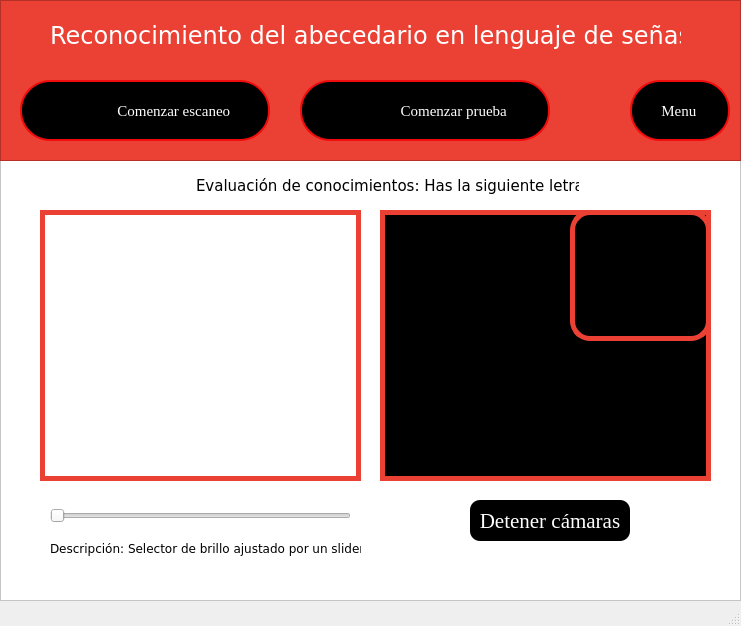
<?xml version="1.0" encoding="UTF-8"?>
<ui version="4.0">
    <class>MainWindow</class>
    <widget class="QMainWindow" name="MainWindow">
        <property name="geometry">
            <rect>
                <x>0</x>
                <y>0</y>
                <width>741</width>
                <height>626</height>
            </rect>
        </property>
        <property name="windowTitle">
            <string>MainWindow</string>
        </property>
        <widget class="QWidget" name="centralwidget">
            <widget class="QGraphicsView" name="graphicsView">
                <property name="geometry">
                    <rect>
                        <x>0</x>
                        <y>160</y>
                        <width>741</width>
                        <height>441</height>
                    </rect>
                </property>
                <property name="styleSheet">
                    <string notr="true">background-color:white;

</string>
                </property>
            </widget>
            <widget class="QLabel" name="label">
                <property name="geometry">
                    <rect>
                        <x>190</x>
                        <y>170</y>
                        <width>391</width>
                        <height>31</height>
                    </rect>
                </property>
                <property name="font">
                    <font>
                        <family>Verdana</family>
                        <pointsize>11</pointsize>
                        <weight>50</weight>
                        <bold>false</bold>
                    </font>
                </property>
                <property name="styleSheet">
                    <string notr="true">color:black;
background-color: white;
border: 2px solid white; border-radius:10px;</string>
                </property>
                <property name="text">
                    <string>Evaluación de conocimientos: Has la siguiente letra</string>
                </property>
            </widget>
            <widget class="QTextBrowser" name="textBrowser">
                <property name="enabled">
                    <bool>true</bool>
                </property>
                <property name="geometry">
                    <rect>
                        <x>380</x>
                        <y>210</y>
                        <width>331</width>
                        <height>271</height>
                    </rect>
                </property>
                <property name="styleSheet">
                    <string notr="true">
border: 5px solid #eb4034;
background-color:black;
font-size: 40px;
color:white;
</string>
                </property>
                <property name="frameShape">
                    <enum>QFrame::Box</enum>
                </property>
                <property name="html">
                    <string>&lt;!DOCTYPE HTML PUBLIC &quot;-//W3C//DTD HTML 4.0//EN&quot; &quot;http://www.w3.org/TR/REC-html40/strict.dtd&quot;&gt;
&lt;html&gt;&lt;head&gt;&lt;meta name=&quot;qrichtext&quot; content=&quot;1&quot; /&gt;&lt;style type=&quot;text/css&quot;&gt;
p, li { white-space: pre-wrap; }
&lt;/style&gt;&lt;/head&gt;&lt;body style=&quot; font-family:'MS Shell Dlg 2'; font-size:40px; font-weight:400; font-style:normal;&quot;&gt;
&lt;p style=&quot;-qt-paragraph-type:empty; margin-top:0px; margin-bottom:0px; margin-left:0px; margin-right:0px; -qt-block-indent:0; text-indent:0px; font-size:8.25pt;&quot;&gt;&lt;br /&gt;&lt;/p&gt;&lt;/body&gt;&lt;/html&gt;</string>
                </property>
            </widget>
            <widget class="QPushButton" name="pushButton_2">
                <property name="geometry">
                    <rect>
                        <x>470</x>
                        <y>500</y>
                        <width>160</width>
                        <height>41</height>
                    </rect>
                </property>
                <property name="font">
                    <font>
                        <family>Times New Roman</family>
                        <pointsize>16</pointsize>
                        <weight>50</weight>
                        <italic>false</italic>
                        <bold>false</bold>
                    </font>
                </property>
                <property name="styleSheet">
                    <string notr="true">QPushButton#pushButton_2{
color: white;
background-color:black;
border-radius:10px;
font: 16pt &quot;Times New Roman&quot;;
background-repeat:none;
}
QPushButton#pushButton_2:hover
{
	background-color:#eb4034;
	color:black;
}</string>
                </property>
                <property name="text">
                    <string>Detener cámaras</string>
                </property>
            </widget>
            <widget class="QGraphicsView" name="graphicsView_3">
                <property name="geometry">
                    <rect>
                        <x>0</x>
                        <y>0</y>
                        <width>741</width>
                        <height>161</height>
                    </rect>
                </property>
                <property name="toolTip">
                    <string>&lt;html&gt;&lt;head/&gt;&lt;body&gt;&lt;p&gt;&lt;br/&gt;&lt;/p&gt;&lt;/body&gt;&lt;/html&gt;</string>
                </property>
                <property name="styleSheet">
                    <string notr="true">background-color: #eb4034;
</string>
                </property>
            </widget>
            <widget class="QLabel" name="label_2">
                <property name="geometry">
                    <rect>
                        <x>50</x>
                        <y>0</y>
                        <width>631</width>
                        <height>70</height>
                    </rect>
                </property>
                <property name="font">
                    <font>
                        <family>Verdana</family>
                        <pointsize>18</pointsize>
                        <weight>50</weight>
                        <bold>false</bold>
                    </font>
                </property>
                <property name="styleSheet">
                    <string notr="true">color:white;</string>
                </property>
                <property name="text">
                    <string>Reconocimiento del abecedario en lenguaje de señas</string>
                </property>
            </widget>
            <widget class="QLabel" name="label_3">
                <property name="geometry">
                    <rect>
                        <x>40</x>
                        <y>210</y>
                        <width>321</width>
                        <height>271</height>
                    </rect>
                </property>
                <property name="styleSheet">
                    <string notr="true">border: 5px solid #eb4034;
font-size: 40px;
color:white;
</string>
                </property>
                <property name="text">
                    <string>TextLabel</string>
                </property>
            </widget>
            <widget class="QLabel" name="label_5">
                <property name="geometry">
                    <rect>
                        <x>31</x>
                        <y>490</y>
                        <width>331</width>
                        <height>51</height>
                    </rect>
                </property>
                <property name="styleSheet">
                    <string notr="true">
font-size: 40px;
color:white;
</string>
                </property>
                <property name="text">
                    <string>TextLabel</string>
                </property>
            </widget>
            <widget class="QSlider" name="trackbar">
                <property name="geometry">
                    <rect>
                        <x>50</x>
                        <y>500</y>
                        <width>301</width>
                        <height>31</height>
                    </rect>
                </property>
                <property name="styleSheet">
                    <string notr="true">color: rgb(0, 0, 0);</string>
                </property>
                <property name="maximum">
                    <number>255</number>
                </property>
                <property name="singleStep">
                    <number>1</number>
                </property>
                <property name="orientation">
                    <enum>Qt::Horizontal</enum>
                </property>
                <property name="invertedAppearance">
                    <bool>false</bool>
                </property>
                <property name="invertedControls">
                    <bool>false</bool>
                </property>
            </widget>
            <widget class="QTextBrowser" name="textBrowser_3">
                <property name="enabled">
                    <bool>true</bool>
                </property>
                <property name="geometry">
                    <rect>
                        <x>570</x>
                        <y>210</y>
                        <width>141</width>
                        <height>131</height>
                    </rect>
                </property>
                <property name="styleSheet">
                    <string notr="true">border: 5px solid #eb4034; border-radius:20px;
background-color:black;</string>
                </property>
                <property name="frameShape">
                    <enum>QFrame::Box</enum>
                </property>
                <property name="html">
                    <string>&lt;!DOCTYPE HTML PUBLIC &quot;-//W3C//DTD HTML 4.0//EN&quot; &quot;http://www.w3.org/TR/REC-html40/strict.dtd&quot;&gt;
&lt;html&gt;&lt;head&gt;&lt;meta name=&quot;qrichtext&quot; content=&quot;1&quot; /&gt;&lt;style type=&quot;text/css&quot;&gt;
p, li { white-space: pre-wrap; }
&lt;/style&gt;&lt;/head&gt;&lt;body style=&quot; font-family:'MS Shell Dlg 2'; font-size:8.25pt; font-weight:400; font-style:normal;&quot;&gt;
&lt;p style=&quot;-qt-paragraph-type:empty; margin-top:0px; margin-bottom:0px; margin-left:0px; margin-right:0px; -qt-block-indent:0; text-indent:0px;&quot;&gt;&lt;br /&gt;&lt;/p&gt;&lt;/body&gt;&lt;/html&gt;</string>
                </property>
            </widget>
            <widget class="QPushButton" name="scan_sinlge">
                <property name="geometry">
                    <rect>
                        <x>20</x>
                        <y>80</y>
                        <width>250</width>
                        <height>61</height>
                    </rect>
                </property>
                <property name="font">
                    <font>
                        <family>Times New Roman</family>
                        <pointsize>11</pointsize>
                        <weight>50</weight>
                        <italic>false</italic>
                        <bold>false</bold>
                    </font>
                </property>
                <property name="layoutDirection">
                    <enum>Qt::LeftToRight</enum>
                </property>
                <property name="autoFillBackground">
                    <bool>false</bool>
                </property>
                <property name="styleSheet">
                    <string notr="true">QPushButton#scan_sinlge{
padding-left:-40px;
color:white;
background-color:black;
border: 2px solid #f00c0c; border-radius:30px;
font: 11pt &quot;Times New Roman&quot;;
background-image:url(&quot;icons/scan.png&quot;);
background-repeat:none;
}
QPushButton#scan_sinlge:hover
{
    background-color:#f00c0c;
    color:black;
}</string>
                </property>
                <property name="text">
                    <string>                          Comenzar escaneo</string>
                </property>
            </widget>
            <widget class="QPushButton" name="scan_test">
                <property name="geometry">
                    <rect>
                        <x>300</x>
                        <y>80</y>
                        <width>250</width>
                        <height>61</height>
                    </rect>
                </property>
                <property name="font">
                    <font>
                        <family>Times New Roman</family>
                        <pointsize>11</pointsize>
                        <weight>50</weight>
                        <italic>false</italic>
                        <bold>false</bold>
                    </font>
                </property>
                <property name="layoutDirection">
                    <enum>Qt::LeftToRight</enum>
                </property>
                <property name="autoFillBackground">
                    <bool>false</bool>
                </property>
                <property name="styleSheet">
                    <string notr="true">QPushButton#scan_test{
    padding-left:-40px;
    color:white;
    background-color:black;
    border: 2px solid #f00c0c; border-radius:30px;
    font: 11pt &quot;Times New Roman&quot;;
    background-image:url(&quot;icons/scan.png&quot;);
    background-repeat:none;
    }
    QPushButton#scan_test:hover
    {
    background-color:#f00c0c;
    color:black;
    }</string>
                </property>
                <property name="text">
                    <string>                          Comenzar prueba</string>
                </property>
            </widget>
            <widget class="QPushButton" name="go_menu">
                <property name="geometry">
                    <rect>
                        <x>630</x>
                        <y>80</y>
                        <width>100</width>
                        <height>61</height>
                    </rect>
                </property>
                <property name="font">
                    <font>
                        <family>Times New Roman</family>
                        <pointsize>11</pointsize>
                        <weight>50</weight>
                        <italic>false</italic>
                        <bold>false</bold>
                    </font>
                </property>
                <property name="layoutDirection">
                    <enum>Qt::LeftToRight</enum>
                </property>
                <property name="autoFillBackground">
                    <bool>false</bool>
                </property>
                <property name="styleSheet">
                    <string notr="true">QPushButton#go_menu{
    padding-left:-40px;
    color:white;
    background-color:black;
    border: 2px solid #f00c0c; border-radius:30px;
    font: 11pt &quot;Times New Roman&quot;;
    background-repeat:none;
    }
    QPushButton#go_menu:hover
    {
    background-color:#f00c0c;
    color:black;
    }</string>
                </property>
                <property name="text">
                    <string>          Menu</string>
                </property>
            </widget>
            <widget class="QLabel" name="label_4">
                <property name="geometry">
                    <rect>
                        <x>50</x>
                        <y>540</y>
                        <width>311</width>
                        <height>16</height>
                    </rect>
                </property>
                <property name="font">
                    <font>
                        <family>Verdana</family>
                    </font>
                </property>
                <property name="text">
                    <string>Descripción: Selector de brillo ajustado por un slider.</string>
                </property>
            </widget>
        </widget>
        <widget class="QMenuBar" name="menubar">
            <property name="geometry">
                <rect>
                    <x>0</x>
                    <y>0</y>
                    <width>741</width>
                    <height>21</height>
                </rect>
            </property>
        </widget>
        <widget class="QStatusBar" name="statusbar" />
    </widget>
    <resources />
    <connections />
</ui>
